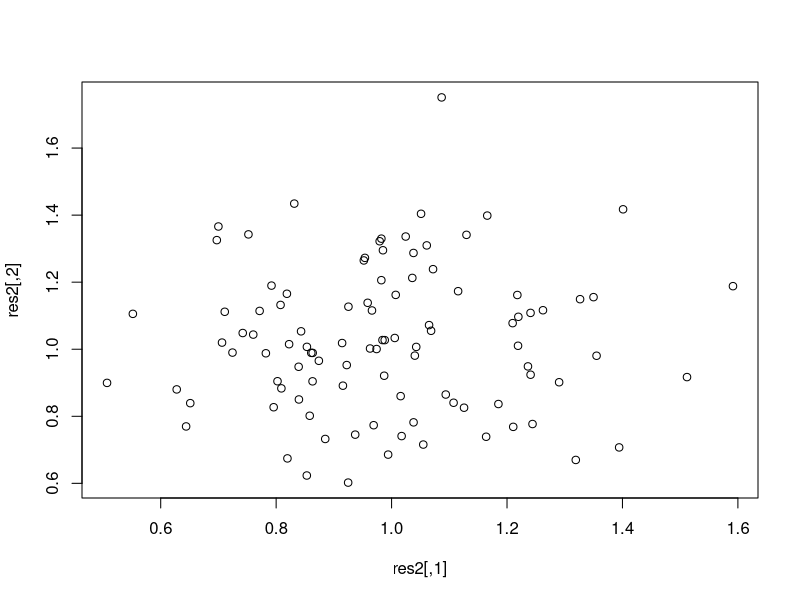
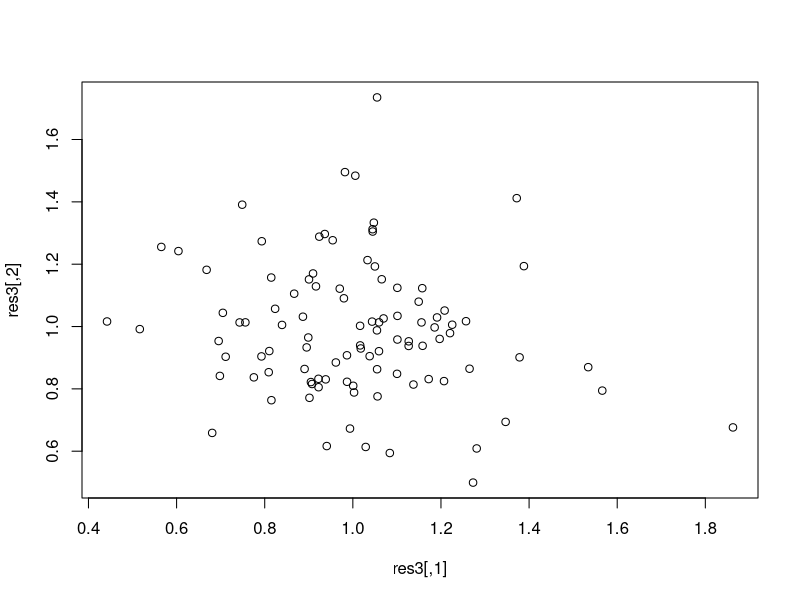

Reproduce these figures in R, in order.
#################
## Vectorize 2 ##
#################

## Author: Hannah O'Sullivan
## Script: Vectorize2.R
## Desc: Vectorization practical
## Date: October 2018


#Runs the stochastic (with gaussian fluctuations) Ricker Eqn .

#clear environment
rm(list=ls())

#original
stochrick<-function(p0=runif(1000,.5,1.5),r=1.2,K=1,sigma=0.2,numyears=100)
{
  #initialize
  N<-matrix(NA,numyears,length(p0))
  N[1,]<-p0
  
  for (pop in 1:length(p0)) #loop through the populations
  {
    for (yr in 2:numyears) #for each pop, loop through the years
    {
      N[yr,pop]<-N[yr-1,pop]*exp(r*(1-N[yr-1,pop]/K)+rnorm(1,0,sigma))
    }
  }
 return(N)

}

#print original performance
print("Original Ricker takes:")
print(system.time(res2 <- stochrick()))
plot(res2)

# Now write another function called stochrickvect that vectorizes the above 
# to the extent possible, with improved performance: 

#Remove outer loop and edit indentation
stochrickvect<-function(p0=runif(1000,.5,1.5),r=1.2,K=1,sigma=0.2,numyears=100)
{
  #initialize
  N<-matrix(NA,numyears,length(p0))
  N[1,]<-p0
  
    for (yr in 2:numyears) #for each pop, loop through the years
    {
      N[yr,]<-N[yr-1,]*exp(r*(1-N[yr-1,]/K)+rnorm(length(p0),0,sigma))
    }
  return(N)
  
}


print("Vectorized Stochastic Ricker takes:")
print(system.time(res3<-stochrickvect()))
plot(res3)

